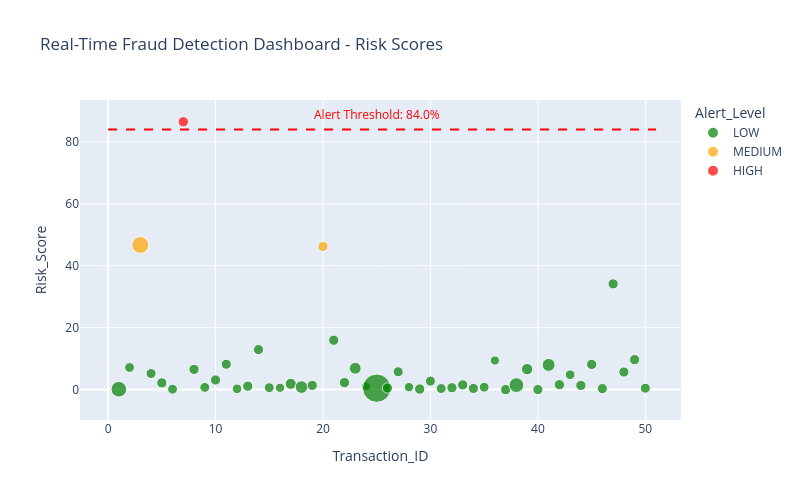

Source (notebook cell):
### Code cell
# =============================================================================
# 3. INTERACTIVE DASHBOARD SIMULATION
# =============================================================================

print("\n" + "="*60)
print("REAL-TIME MONITORING SIMULATION")
print("="*60)

# Create a sample of transactions for dashboard simulation
np.random.seed(42)
sample_size = 50
random_sample = X_test.sample(n=sample_size, random_state=42)
sample_proba = best_model.predict_proba(random_sample)[:, 1]
sample_pred = (sample_proba >= optimal_threshold).astype(int)

# Create dashboard dataframe
now = datetime.now()
dashboard_df = pd.DataFrame({
    'Transaction_ID': range(1, sample_size + 1),
    'Timestamp': [(now - timedelta(minutes=i)).strftime("%H:%M:%S") for i in range(sample_size)],
    'Amount': random_sample.get('Amount', np.exp(random_sample.get('Amount_Log', 0)) - 1).values,
    'Hour': random_sample.get('Hour', np.random.randint(0, 24, sample_size)).values,
    'Risk_Score': sample_proba * 100,
    'Is_Fraud_Predicted': sample_pred,
    'Alert_Level': ['HIGH' if score >= optimal_threshold*100 else 
                   'MEDIUM' if score >= optimal_threshold*50 else 'LOW' 
                   for score in sample_proba * 100]
})

# Sort by risk score
dashboard_df['Size'] = np.abs(dashboard_df['Amount']) + 1  # +1 pour éviter taille 0
dashboard_df['Amount_Display'] = np.round(dashboard_df['Amount'], 2)  # Pour l'affichage

# Interactive risk score visualization
fig = px.scatter(dashboard_df, 
                x='Transaction_ID', 
                y='Risk_Score',
                color='Alert_Level', 
                size='Size',  # Utiliser la colonne corrigée
                hover_data=['Timestamp', 'Hour', 'Amount_Display'],
                color_discrete_map={'HIGH': 'red', 'MEDIUM': 'orange', 'LOW': 'green'},
                title='Real-Time Fraud Detection Dashboard - Risk Scores')

# Add threshold line
fig.add_shape(type="line",
              x0=0, y0=optimal_threshold*100, 
              x1=sample_size+1, y1=optimal_threshold*100,
              line=dict(color="red", width=2, dash="dash"))

fig.add_annotation(x=sample_size/2, y=optimal_threshold*100 + 5,
                  text=f"Alert Threshold: {optimal_threshold*100:.1f}%",
                  showarrow=False,
                  font=dict(size=12, color="red"))

fig.update_layout(width=800, height=500)
fig.show()

# Static version for notebook
plt.figure(figsize=(14, 8))

# Static version for notebook
plt.figure(figsize=(14, 8))
scatter = plt.scatter(dashboard_df['Transaction_ID'], dashboard_df['Risk_Score'],
                     c=dashboard_df['Risk_Score'], s=dashboard_df['Amount']*10,
                     cmap='RdYlGn_r', alpha=0.7, edgecolors='black')

plt.axhline(y=optimal_threshold*100, color='red', linestyle='--', linewidth=2,
           label=f'Alert Threshold ({optimal_threshold*100:.1f}%)')

plt.colorbar(scatter, label='Risk Score (%)')
plt.xlabel('Transaction ID')
plt.ylabel('Risk Score (%)')
plt.title('Real-Time Transaction Risk Assessment', fontsize=16, fontweight='bold')
plt.legend()
plt.grid(True, alpha=0.3)

# Add annotations for high-risk transactions
high_risk_transactions = dashboard_df[dashboard_df['Risk_Score'] >= optimal_threshold*100]
for _, row in high_risk_transactions.head(5).iterrows():  # Annotate top 5
    plt.annotate(f" Alert", 
                xy=(row['Transaction_ID'], row['Risk_Score']),
                xytext=(10, 10), textcoords='offset points',
                fontsize=10, ha='left')

plt.tight_layout()
plt.show()

print(f"Dashboard Simulation Summary:")
print(f"- Total transactions simulated: {len(dashboard_df)}")
print(f"- High-risk alerts: {len(dashboard_df[dashboard_df['Alert_Level'] == 'HIGH'])}")
print(f"- Medium-risk alerts: {len(dashboard_df[dashboard_df['Alert_Level'] == 'MEDIUM'])}")
print(f"- Low-risk transactions: {len(dashboard_df[dashboard_df['Alert_Level'] == 'LOW'])}")

### Figure 1 — Plotly figure (JSON) as saved in the notebook; plotly's stock layout.template omitted (floating-point values rounded to 4 significant figures; data arrays with more than 128 entries replaced by an {"elided": "..."} marker saying what was removed)
{"data": [{"customdata": {"elided": "47x3 mixed values"}, "hovertemplate": "Alert_Level=LOW<br>Transaction_ID=%{x}<br>Risk_Score=%{y}<br>Size=%{marker.size}<br>Timestamp=%{customdata[0]}<br>Hour=%{customdata[1]}<br>Amount_Display=%{customdata[2]}<extra></extra>", "legendgroup": "LOW", "marker": {"color": "green", "size": [3.142, 1.22, 1.272, 1.345, 1.241, 1.35, 1.233, 1.349, 1.286, 1.196, 1.334, 1.309, 1.237, 1.093, 1.566, 2.039, 1.345, 1.338, 1.35, 1.775, 1.036, 10.21, 1.349, 1.307, 1.145, 1.379, 1.301, 1.273, 1.339, 1.336, 1.32, 1.238, 1.076, 1.35, 2.798, 1.645, 1.317, 2.144, 1.35, 1.194, 1.349, 1.333, 1.32, 1.338, 1.323, 1.35, 1.279], "sizemode": "area", "sizeref": 0.02553, "symbol": "circle"}, "mode": "markers", "name": "LOW", "orientation": "v", "showlegend": true, "type": "scatter", "x": [1, 2, 4, 5, 6, 8, 9, 10, 11, 12, 13, 14, 15, 16, 17, 18, 19, 21, 22, 23, 24, 25, 26, 27, 28, 29, 30, 31, 32, 33, 34, 35, 36, 37, 38, 39, 40, 41, 42, 43, 44, 45, 46, 47, 48, 49, 50], "xaxis": "x", "y": [0.09802, 7.135, 5.174, 2.172, 0.1141, 6.522, 0.6991, 3.097, 8.167, 0.2481, 1.08, 12.91, 0.613, 0.5726, 1.85, 0.8103, 1.353, 15.95, 2.248, 6.883, 1.029, 0.445, 0.5019, 5.747, 0.7786, 0.1612, 2.736, 0.3376, 0.5961, 1.509, 0.3513, 0.7552, 9.377, 9.904e-06, 1.429, 6.607, 0.002327, 7.958, 1.571, 4.783, 1.328, 8.119, 0.3039, 34.15, 5.665, 9.665, 0.4304], "yaxis": "y"}, {"customdata": [["18:56:05", 6, 2.68], ["18:39:05", 20, -0.35]], "hovertemplate": "Alert_Level=MEDIUM<br>Transaction_ID=%{x}<br>Risk_Score=%{y}<br>Size=%{marker.size}<br>Timestamp=%{customdata[0]}<br>Hour=%{customdata[1]}<br>Amount_Display=%{customdata[2]}<extra></extra>", "legendgroup": "MEDIUM", "marker": {"color": "orange", "size": [3.681, 1.349], "sizemode": "area", "sizeref": 0.02553, "symbol": "circle"}, "mode": "markers", "name": "MEDIUM", "orientation": "v", "showlegend": true, "type": "scatter", "x": [3, 20], "xaxis": "x", "y": [46.69, 46.24], "yaxis": "y"}, {"customdata": [["18:52:05", 15, -0.35]], "hovertemplate": "Alert_Level=HIGH<br>Transaction_ID=%{x}<br>Risk_Score=%{y}<br>Size=%{marker.size}<br>Timestamp=%{customdata[0]}<br>Hour=%{customdata[1]}<br>Amount_Display=%{customdata[2]}<extra></extra>", "legendgroup": "HIGH", "marker": {"color": "red", "size": [1.349], "sizemode": "area", "sizeref": 0.02553, "symbol": "circle"}, "mode": "markers", "name": "HIGH", "orientation": "v", "showlegend": true, "type": "scatter", "x": [7], "xaxis": "x", "y": [86.52], "yaxis": "y"}], "layout": {"annotations": [{"font": {"color": "red", "size": 12}, "showarrow": false, "text": "Alert Threshold: 84.0%", "x": 25, "y": 89.0}], "height": 500, "legend": {"itemsizing": "constant", "title": {"text": "Alert_Level"}, "tracegroupgap": 0}, "shapes": [{"line": {"color": "red", "dash": "dash", "width": 2}, "type": "line", "x0": 0, "x1": 51, "y0": 84.0, "y1": 84.0}], "title": {"text": "Real-Time Fraud Detection Dashboard - Risk Scores"}, "width": 800, "xaxis": {"anchor": "y", "domain": [0, 1], "title": {"text": "Transaction_ID"}}, "yaxis": {"anchor": "x", "domain": [0, 1], "title": {"text": "Risk_Score"}}}}
